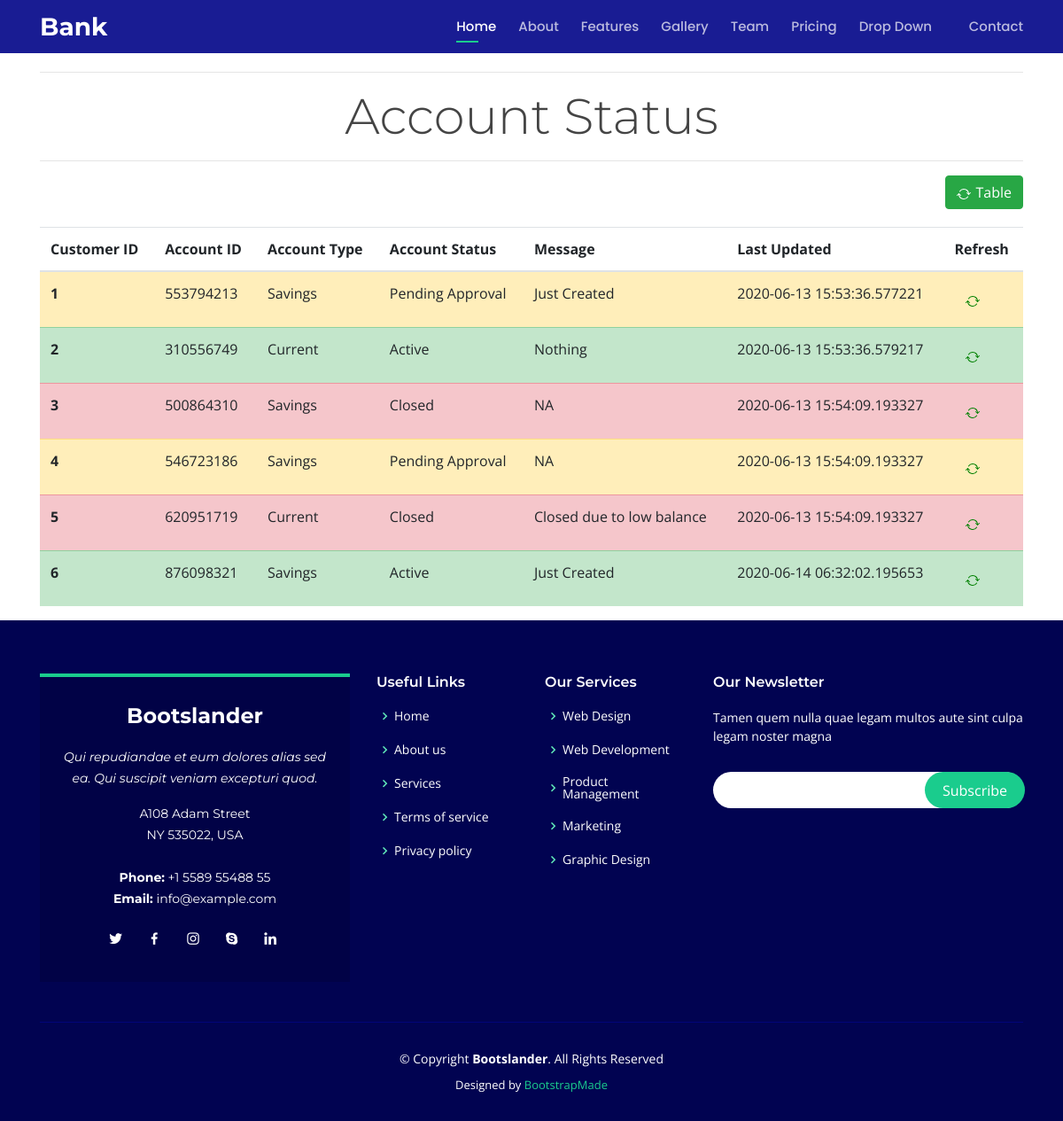
/AccountStatus, run on the app's committed database.
### app.py (models this page shows, shortened)
class Customer(db.Model):
    id = db.Column(db.Integer(), primary_key=True)
    ssnid = db.Column(db.Integer(), unique=True, nullable=False)
    accountId = db.Column(db.Integer(), nullable=False)
    accountBalance = db.Column(db.Integer(), nullable=False)
    account_type = db.Column(db.String(1), nullable=False)
    status = db.Column(db.Text, nullable=False)
    last_updated = db.Column(db.DateTime, nullable=False, default=datetime.utcnow)
    message = db.Column(db.Text, nullable=False)

### app.py (the view)
@app.route('/AccountStatus')
def AccountStatus():
    all_account = Customer.query.all()
    return render_template('account-Status.html', rows=all_account)

### templates/account-Status.html (shortened to what this page needs)
{% extends 'base.html' %}
{% block style %}
<link href="{{ url_for('static', filename='css/main.css') }}" rel="stylesheet">
{% endblock %}
{% block body %}
<div class="container">
    <hr>
    <h1 class="display-4" style="text-align: center;">Account Status</h1>
    <hr>
    <div>
        <button type="button" class="btn btn-success btn-md float-right" style="margin-bottom: 20px;">Table
        </button>
        <div id="tableDiv">
            <table class="table table-hover" id="table">
                <thead>
                    <tr>
                        <th scope="col">Customer ID</th>
                        <th scope="col">Account ID</th>
                        <th scope="col">Account Type</th>
                        <th scope="col">Account Status</th>
                        <th scope="col">Message</th>
                        <th scope="col">Last Updated</th>
                        <th scope="col">Refresh</th>
                    </tr>
                </thead>
                <tbody>
                    {% for row in rows %}
                    {% if row.status == "Closed" %}
                    <tr class="table-danger" id="{{ row.id }}">
                        {% elif row.status == "Active" %}
                    <tr class="table-success" id="{{ row.id }}">
                        {% else %}
                    <tr class="table-warning" id="{{ row.id }}">
                        {% endif %}
                        <th scope="row">{{ row.id }}</th>
                        <td>{{ row.accountId }}</td>
                        {% if row.account_type == 'S' %}
                            <td>Savings</td>
                        {% else %}
                        <td>Current</td>
                        {% endif %}
                        <td>{{ row.status }}</td>
                        <td>{{ row.message }}</td>
                        <td>{{ row.last_updated }}</td>
                        <td><button type="button" class="btn btn-md" onclick="getId('{{ row.id }}')"></button></td>
                    </tr>
                    {% endfor %}
                </tbody>
            </table>
        </div>
    </div>
</div>
{% endblock %}

### static/css/main.css (style rules this page uses)
body { font-family: "Open Sans", sans-serif; color: #444444; padding-top: 65px; }
h1, h2, h3, h4, h5, h6 { font-family: "Montserrat", sans-serif; }

### data on the page
Customer: id "1", accountId "553794213", account_type "Savings", status "Pending Approval", message "Just Created", last_updated "2020-06-13 15:53:36.577221"
Customer: id "2", accountId "310556749", account_type "Current", status "Active", message "Nothing", last_updated "2020-06-13 15:53:36.579217"
Customer: id "3", accountId "500864310", account_type "Savings", status "Closed", message "NA", last_updated "2020-06-13 15:54:09.193327"
Customer: id "4", accountId "546723186", account_type "Savings", status "Pending Approval", message "NA", last_updated "2020-06-13 15:54:09.193327"
Customer: id "5", accountId "620951719", account_type "Current", status "Closed", message "Closed due to low balance", last_updated "2020-06-13 15:54:09.193327"
Customer: id "6", accountId "876098321", account_type "Savings", status "Active", message "Just Created", last_updated "2020-06-14 06:32:02.195653"
